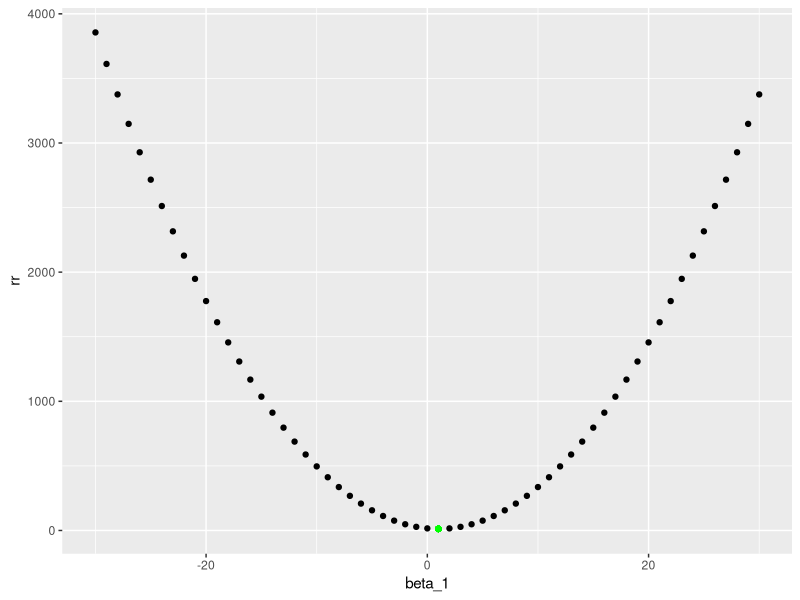
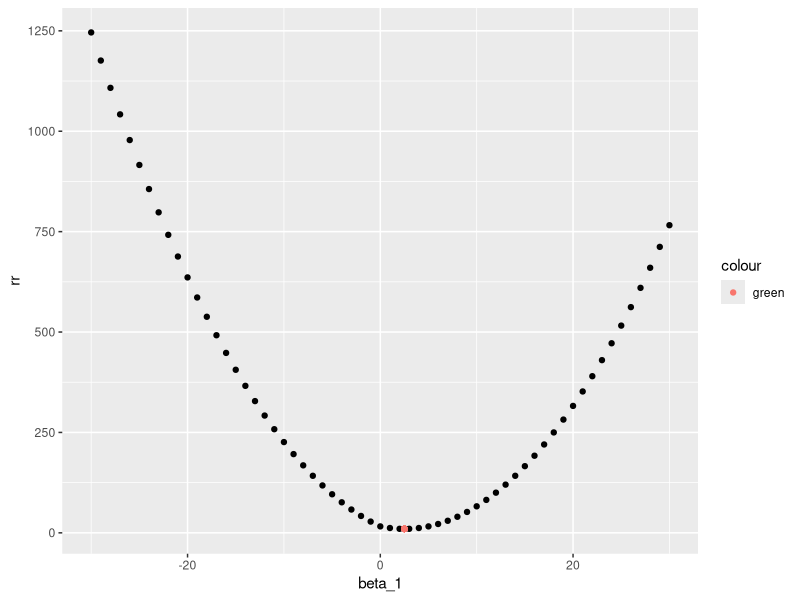

These charts were generated, in order, by the following R code:
## ---- chunk 1
library(tidyverse)
## ---- chunk 2
y_1 = 4
lambda = 3
beta_hat = y_1 / (1 + lambda)
tibble(beta_1 = -30:30, rr = (y_1 - beta_1)^2 + lambda*beta_1^2) %>%
    ggplot(aes(beta_1, rr)) +
    geom_point() + 
    geom_point(aes(beta_hat, (y_1 - beta_hat)^2 + lambda*beta_hat^2), colour = 'green')
## ---- chunk 3
y_1 = 4
lambda = 3
beta_hat = y_1 - lambda/2
tibble(beta_1 = -30:30, rr = (y_1 - beta_1)^2 + lambda*abs(beta_1)) %>%
    ggplot(aes(beta_1, rr)) +
    geom_point() +
    geom_point(aes(beta_hat, (y_1 - beta_hat)^2 + lambda*abs(beta_hat), colour = 'green'))
